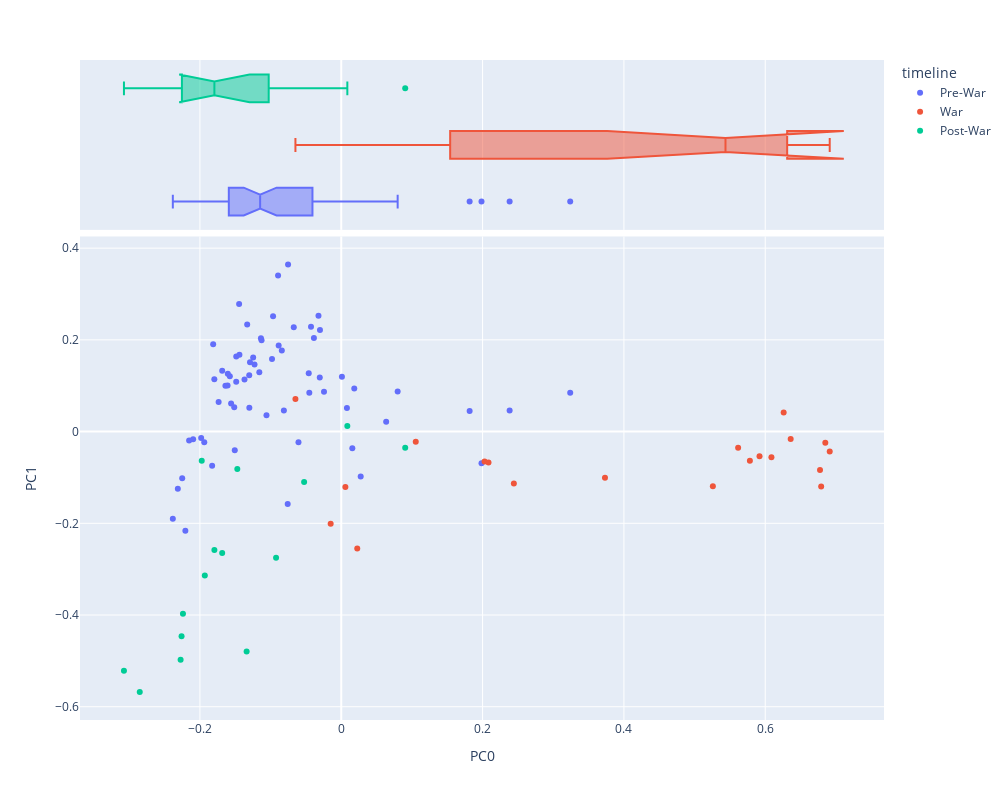

The cell this chart's notebook holds for it:
### Code cell
fig01pcs = vis_pcs(DCM, 0, 1, "timeline")
# fig01pcs.write_image(fr"{output_dir}\PCA_Results\{data_prefix}-PCA10_01PCS.png")
fig01pcs.show()

### Figure 1 — Plotly figure (JSON) as saved in the notebook; plotly's stock layout.template omitted (floating-point values rounded to 4 significant figures)
{"data": [{"hovertemplate": "<b>%{hovertext}</b><br><br>timeline=Pre-War<br>PC0=%{x}<br>PC1=%{y}<extra></extra>", "hovertext": ["Anukramanika Parva", "Sangraha Parva", "Paushya Parva", "Pauloma Parva", "Astika Parva", "Adivansavatarana Parva", "Sambhava Parva", "Jatugriha Parva", "Hidimva-vadha Parva", "Vaka-vadha Parva", "Chaitraratha Parva", "Swayamvara Parva", "Vaivahika Parva", "Viduragamana Parva", "Rajya-labha Parva", "Arjuna-vanavasa Parva", "Subhadra-harana Parva", "Haranaharana Parva", "Khandava-daha Parva", "Sabhakriya Parva", "Lokapala Sabhakhayana Parva", "Rajasuyarambha Parva", "Jarasandhta-badha Parva", "Digvijaya Parva", "Rajasuyika Parva", "Arghyaharana Parva", "Sisupala-badha Parva", "Dyuta Parva", "Anudyuta Parva", "Aranyaka Parva", "Kirmirabadha Parva", "Arjunabhigamana Parva", "Kairata Parva", "Indralokagamana Parva", "Nalopakhyana Parva", "Tirtha-yatra Parva", "Yaksha-yudha Parva", "Nivata-kavacha-yudha Parva", "Ajagara Parva", "Markandeya-Samasya Parva", "Draupadi-Satyabhama Samvada Parva", "Ghosha-yatra Parva", "Mriga Sapnovbhava Parva", "Vrihi Drounika Parva", "Draupadi-harana Parva", "Jayadhratha Vimokshana Parva", "Rama Upakhyana Parva", "Pativrata-mahatmya Parva", "Kundalaharana Parva", "Aranya Parva", "Pandava-Pravesa Parva", "Samayapalana Parva", "Kichaka-badha Parva", "Go-harana Parva", "Sainyodyoga Parva", "Sanjaya-yana Parva", "Prajagara Parva", "Sanat-sujata Parva", "Yanasandhi Parva", "Bhagwat Yana Parva", "Sainya-niryana Parva", "Ulukabhigamana Parva", "Rathatiratha-sankhyana Parva", "Ambopakkyana Parva"], "legendgroup": "Pre-War", "marker": {"color": "#636efa", "symbol": "circle"}, "mode": "markers", "name": "Pre-War", "orientation": "v", "showlegend": true, "type": "scatter", "x": [0.01568, -0.1058, -0.1735, -0.1813, -0.1507, -0.2153, -0.1827, -0.1608, -0.08939, -0.1445, -0.1291, -0.03011, -0.1577, -0.1369, -0.1301, -0.1605, -0.04278, -0.03869, -0.0452, -0.1128, -0.2096, -0.1331, -0.09648, -0.08408, -0.1247, -0.1441, -0.1136, -0.1639, -0.1486, -0.2251, -0.07524, -0.06053, 0.0009526, -0.02439, -0.1796, -0.1939, -0.04601, 0.07983, -0.1514, -0.2312, -0.1486, 0.008049, -0.1559, -0.1982, -0.03039, -0.09798, -0.03222, -0.1685, -0.1159, -0.1302, -0.1227, -0.06719, -0.08856, 0.324, -0.08119, 0.02753, -0.2383, -0.2206, 0.1985, -0.07578, 0.1817, 0.06356, 0.2383, 0.01843], "xaxis": "x", "y": [-0.03652, 0.03568, 0.06447, 0.1902, -0.04065, -0.01928, -0.07427, 0.1002, 0.3404, 0.2782, 0.1512, 0.2218, 0.1207, 0.1134, 0.05186, 0.1262, 0.2284, 0.2039, 0.0848, 0.1989, -0.01646, 0.2336, 0.2516, 0.177, 0.1617, 0.1674, 0.2035, 0.1001, 0.1085, -0.1015, 0.3645, -0.02352, 0.1195, 0.08686, 0.1139, -0.02305, 0.1271, 0.08758, 0.05322, -0.1249, 0.1635, 0.05166, 0.06114, -0.01375, 0.1179, 0.1581, 0.2524, 0.1326, 0.1293, 0.1228, 0.1462, 0.2277, 0.1877, 0.08479, 0.04605, -0.0977, -0.1899, -0.2164, -0.06892, -0.158, 0.04469, 0.02119, 0.04604, 0.09373], "yaxis": "y"}, {"alignmentgroup": "True", "hovertemplate": "<b>%{hovertext}</b><br><br>timeline=Pre-War<br>PC0=%{x}<extra></extra>", "hovertext": ["Anukramanika Parva", "Sangraha Parva", "Paushya Parva", "Pauloma Parva", "Astika Parva", "Adivansavatarana Parva", "Sambhava Parva", "Jatugriha Parva", "Hidimva-vadha Parva", "Vaka-vadha Parva", "Chaitraratha Parva", "Swayamvara Parva", "Vaivahika Parva", "Viduragamana Parva", "Rajya-labha Parva", "Arjuna-vanavasa Parva", "Subhadra-harana Parva", "Haranaharana Parva", "Khandava-daha Parva", "Sabhakriya Parva", "Lokapala Sabhakhayana Parva", "Rajasuyarambha Parva", "Jarasandhta-badha Parva", "Digvijaya Parva", "Rajasuyika Parva", "Arghyaharana Parva", "Sisupala-badha Parva", "Dyuta Parva", "Anudyuta Parva", "Aranyaka Parva", "Kirmirabadha Parva", "Arjunabhigamana Parva", "Kairata Parva", "Indralokagamana Parva", "Nalopakhyana Parva", "Tirtha-yatra Parva", "Yaksha-yudha Parva", "Nivata-kavacha-yudha Parva", "Ajagara Parva", "Markandeya-Samasya Parva", "Draupadi-Satyabhama Samvada Parva", "Ghosha-yatra Parva", "Mriga Sapnovbhava Parva", "Vrihi Drounika Parva", "Draupadi-harana Parva", "Jayadhratha Vimokshana Parva", "Rama Upakhyana Parva", "Pativrata-mahatmya Parva", "Kundalaharana Parva", "Aranya Parva", "Pandava-Pravesa Parva", "Samayapalana Parva", "Kichaka-badha Parva", "Go-harana Parva", "Sainyodyoga Parva", "Sanjaya-yana Parva", "Prajagara Parva", "Sanat-sujata Parva", "Yanasandhi Parva", "Bhagwat Yana Parva", "Sainya-niryana Parva", "Ulukabhigamana Parva", "Rathatiratha-sankhyana Parva", "Ambopakkyana Parva"], "legendgroup": "Pre-War", "marker": {"color": "#636efa", "symbol": "circle"}, "name": "Pre-War", "notched": true, "offsetgroup": "Pre-War", "showlegend": false, "type": "box", "x": [0.01568, -0.1058, -0.1735, -0.1813, -0.1507, -0.2153, -0.1827, -0.1608, -0.08939, -0.1445, -0.1291, -0.03011, -0.1577, -0.1369, -0.1301, -0.1605, -0.04278, -0.03869, -0.0452, -0.1128, -0.2096, -0.1331, -0.09648, -0.08408, -0.1247, -0.1441, -0.1136, -0.1639, -0.1486, -0.2251, -0.07524, -0.06053, 0.0009526, -0.02439, -0.1796, -0.1939, -0.04601, 0.07983, -0.1514, -0.2312, -0.1486, 0.008049, -0.1559, -0.1982, -0.03039, -0.09798, -0.03222, -0.1685, -0.1159, -0.1302, -0.1227, -0.06719, -0.08856, 0.324, -0.08119, 0.02753, -0.2383, -0.2206, 0.1985, -0.07578, 0.1817, 0.06356, 0.2383, 0.01843], "xaxis": "x2", "yaxis": "y2"}, {"hovertemplate": "<b>%{hovertext}</b><br><br>timeline=War<br>PC0=%{x}<br>PC1=%{y}<extra></extra>", "hovertext": ["Jamvu-khanda Nirmana Parva", "Bhumi Parva", "Bhagavat-Gita Parva", "Bhishma-vadha Parva", "Dronabhisheka Parva", "Samsaptakabadha Parva", "Abhimanyu-badha Parva", "Pratijna Parva", "Jayadratha-Vadha Parva", "Narayanastra-mokshana Parva", "Ghatotkacha-badha Parva", "Drona-vadha Parva", "Karna Parva", "Karna-vadha Parva", "Shalya-vadha Parva", "Shalya Parva", "Hrada-pravesa Parva", "Gada-yuddha Parva", "Sauptika Parva", "Aishika Parva"], "legendgroup": "War", "marker": {"color": "#EF553B", "symbol": "circle"}, "mode": "markers", "name": "War", "orientation": "v", "showlegend": true, "type": "scatter", "x": [0.00585, -0.06483, 0.02263, 0.685, 0.5783, 0.636, 0.3732, 0.2084, 0.5919, 0.6912, 0.6261, 0.5259, 0.6792, 0.6775, 0.6088, 0.5616, 0.2028, -0.01496, 0.2443, 0.1054], "xaxis": "x", "y": [-0.121, 0.07111, -0.2549, -0.02422, -0.0636, -0.01606, -0.1004, -0.06747, -0.05375, -0.04358, 0.04183, -0.1193, -0.1198, -0.08358, -0.05585, -0.03538, -0.06512, -0.2012, -0.1132, -0.02236], "yaxis": "y"}, {"alignmentgroup": "True", "hovertemplate": "<b>%{hovertext}</b><br><br>timeline=War<br>PC0=%{x}<extra></extra>", "hovertext": ["Jamvu-khanda Nirmana Parva", "Bhumi Parva", "Bhagavat-Gita Parva", "Bhishma-vadha Parva", "Dronabhisheka Parva", "Samsaptakabadha Parva", "Abhimanyu-badha Parva", "Pratijna Parva", "Jayadratha-Vadha Parva", "Narayanastra-mokshana Parva", "Ghatotkacha-badha Parva", "Drona-vadha Parva", "Karna Parva", "Karna-vadha Parva", "Shalya-vadha Parva", "Shalya Parva", "Hrada-pravesa Parva", "Gada-yuddha Parva", "Sauptika Parva", "Aishika Parva"], "legendgroup": "War", "marker": {"color": "#EF553B", "symbol": "circle"}, "name": "War", "notched": true, "offsetgroup": "War", "showlegend": false, "type": "box", "x": [0.00585, -0.06483, 0.02263, 0.685, 0.5783, 0.636, 0.3732, 0.2084, 0.5919, 0.6912, 0.6261, 0.5259, 0.6792, 0.6775, 0.6088, 0.5616, 0.2028, -0.01496, 0.2443, 0.1054], "xaxis": "x2", "yaxis": "y2"}, {"hovertemplate": "<b>%{hovertext}</b><br><br>timeline=Post-War<br>PC0=%{x}<br>PC1=%{y}<extra></extra>", "hovertext": ["Jalapradanika Parva", "Stri-vilapa Parva", "Rajadharmanusasana Parva", "Apaddharmanusasana Parva", "Mokshadharma Parva", "Dana-dharma Parva", "Bhishma-svargarohana Parva", "Aswamedhika Parva", "Anugita Parva", "Asramavasa Parva", "Putradarsana Parva", "Naradagamana Parva", "Mausala Parva", "Mahaprasthanika Parva", "Svargarohanika Parva"], "legendgroup": "Post-War", "marker": {"color": "#00cc96", "symbol": "circle"}, "mode": "markers", "name": "Post-War", "orientation": "v", "showlegend": true, "type": "scatter", "x": [-0.09224, 0.09051, -0.2273, -0.224, -0.2851, -0.3075, -0.226, -0.1974, -0.1339, -0.1685, -0.1795, -0.05252, 0.008625, -0.1471, -0.193], "xaxis": "x", "y": [-0.2752, -0.03521, -0.4978, -0.3972, -0.568, -0.5218, -0.4464, -0.06384, -0.4797, -0.2649, -0.2582, -0.1097, 0.0123, -0.08184, -0.3136], "yaxis": "y"}, {"alignmentgroup": "True", "hovertemplate": "<b>%{hovertext}</b><br><br>timeline=Post-War<br>PC0=%{x}<extra></extra>", "hovertext": ["Jalapradanika Parva", "Stri-vilapa Parva", "Rajadharmanusasana Parva", "Apaddharmanusasana Parva", "Mokshadharma Parva", "Dana-dharma Parva", "Bhishma-svargarohana Parva", "Aswamedhika Parva", "Anugita Parva", "Asramavasa Parva", "Putradarsana Parva", "Naradagamana Parva", "Mausala Parva", "Mahaprasthanika Parva", "Svargarohanika Parva"], "legendgroup": "Post-War", "marker": {"color": "#00cc96", "symbol": "circle"}, "name": "Post-War", "notched": true, "offsetgroup": "Post-War", "showlegend": false, "type": "box", "x": [-0.09224, 0.09051, -0.2273, -0.224, -0.2851, -0.3075, -0.226, -0.1974, -0.1339, -0.1685, -0.1795, -0.05252, 0.008625, -0.1471, -0.193], "xaxis": "x2", "yaxis": "y2"}], "layout": {"height": 800, "legend": {"title": {"text": "timeline"}, "tracegroupgap": 0}, "margin": {"t": 60}, "width": 1008, "xaxis": {"anchor": "y", "domain": [0, 1], "title": {"text": "PC0"}}, "xaxis2": {"anchor": "y2", "domain": [0, 1], "matches": "x", "showgrid": true, "showticklabels": false}, "yaxis": {"anchor": "x", "domain": [0, 0.7326], "title": {"text": "PC1"}}, "yaxis2": {"anchor": "x2", "domain": [0.7426, 1], "matches": "y2", "showgrid": false, "showline": false, "showticklabels": false, "ticks": ""}}}
